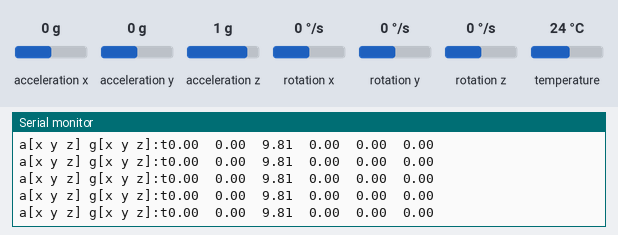
Bench run of a sketch on a simulated Arduino Uno, built with avr-gcc and run on an emulated ATmega328P. On the bench: the last lines printed to the serial monitor. The test bench sets the inputs (shaded band); at power-on: acceleration x 0 g, acceleration y 0 g, acceleration z 1 g, rotation x 0 °/s, rotation y 0 °/s, rotation z 0 °/s, temperature 24 °C.

Above: at 1.2 s.
1.3 s: acceleration x set to -1.4 g
At 2.01 s:
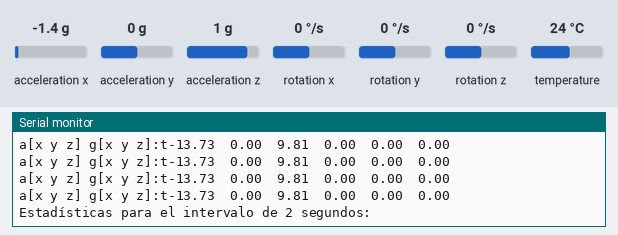
At 4.2 s:
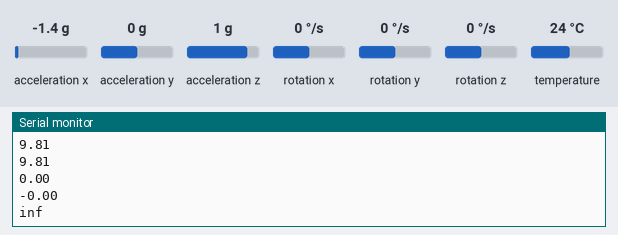
Timing chart, 0 to 5.7 s (numbered marks = the images above; inputs shaded):
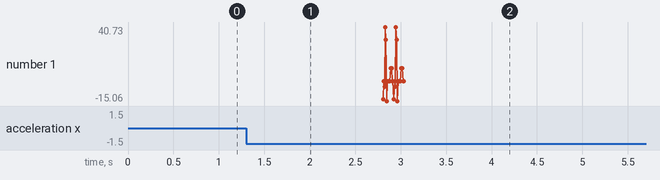

The sketch:

GiroscopioV3_metricas.ino
```cpp
#include <Wire.h>
#include <Adafruit_MPU6050.h>
#include <Adafruit_Sensor.h>
#include <vector>
#include <cmath>

Adafruit_MPU6050 mpu;
std::vector<sensors_event_t> measurements;

void printTab()
{
  Serial.print(F("\t"));
}

void printStats(float min_val, float max_val, float average, float variance, float kurtosis, float skew)
{
  Serial.print(F("Mínimo: "));
  Serial.print(min_val); printTab();
  Serial.print(F("Máximo: "));
  Serial.print(max_val); printTab();
  Serial.print(F("Promedio: "));
  Serial.print(average); printTab();
  Serial.print(F("Varianza: "));
  Serial.print(variance); printTab();
  Serial.print(F("Curtosis: "));
  Serial.print(kurtosis); printTab();
  Serial.print(F("Sesgo: "));
  Serial.println(skew);
}

void calculateStats(const std::vector<float>& data, std::vector<float>& metrics)
{
  int num_measurements = data.size();

  float min_val = data[0];
  float max_val = data[0];
  float sum = 0.0;
  float sum_squared = 0.0;

  for (const auto& value : data) {
    min_val = min(min_val, value);
    max_val = max(max_val, value);
    sum += value;
    sum_squared += value * value;
  }

  float average = sum / num_measurements;
  float variance = (sum_squared / num_measurements) - (average * average);

  float skew = 0.0;
  float kurtosis = 0.0;

  for (const auto& value : data) {
    skew += pow(value - average, 3);
    kurtosis += pow(value - average, 4);
  }

  skew /= pow(variance, 1.5);
  kurtosis /= pow(variance, 2) - 3;

  metrics.push_back(min_val);
  metrics.push_back(max_val);
  metrics.push_back(average);
  metrics.push_back(variance);
  metrics.push_back(kurtosis);
  metrics.push_back(skew);

  printStats(min_val, max_val, average, variance, kurtosis, skew);
}

void printRAW()
{
  sensors_event_t a, g, temp;
  mpu.getEvent(&a, &g, &temp);

  Serial.print(F("a[x y z] g[x y z]:t"));
  Serial.print(a.acceleration.x); printTab();
  Serial.print(a.acceleration.y); printTab();
  Serial.print(a.acceleration.z); printTab();
  Serial.print(g.gyro.x);  printTab();
  Serial.print(g.gyro.y);  printTab();
  Serial.println(g.gyro.z);

  measurements.push_back(a);
}

void setup()
{
  Serial.begin(9600);
  Wire.begin();

  while (!mpu.begin())
  {
    Serial.println(F("No se pudo encontrar el MPU6050. Verifica la conexión."));
    delay(5000);
  }
  Serial.println(F("MPU6050 iniciado correctamente."));
}

void loop()
{
  measurements.clear(); // Limpiar la lista de mediciones

  // Realizar mediciones durante 2 segundos
  unsigned long startTime = millis();
  while (millis() - startTime < 2000) {
    printRAW();
    delay(100);
  }

  Serial.println(F("Estadísticas para el intervalo de 2 segundos:"));

  // Obtener los datos para cada columna
  std::vector<float> axData, ayData, azData, gxData, gyData, gzData;
  for (const auto& measurement : measurements) {
    axData.push_back(measurement.acceleration.x);
    ayData.push_back(measurement.acceleration.y);
    azData.push_back(measurement.acceleration.z);
    gxData.push_back(measurement.gyro.x);
    gyData.push_back(measurement.gyro.y);
    gzData.push_back(measurement.gyro.z);
  }

  std::vector<float> metrics;

  Serial.println(F("Aceleración en el eje x:"));
  calculateStats(axData, metrics);

  Serial.println(F("Aceleración en el eje y:"));
  calculateStats(ayData, metrics);

  Serial.println(F("Aceleración en el eje z:"));
  calculateStats(azData, metrics);

  Serial.println(F("Velocidad angular en el eje x:"));
  calculateStats(gxData, metrics);

  Serial.println(F("Velocidad angular en el eje y:"));
  calculateStats(gyData, metrics);

  Serial.println(F("Velocidad angular en el eje z:"));
  calculateStats(gzData, metrics);

  // Imprimir el vector de métricas
  Serial.println(F("Vector de métricas:"));
  for (const auto& metric : metrics) {
    Serial.println(metric);
  }
  Serial.println();

  delay(5000);
}
```

Measured:
- after the input at 1.3 s, the serial monitor: prints a new line after 0.08 s (image 1)
